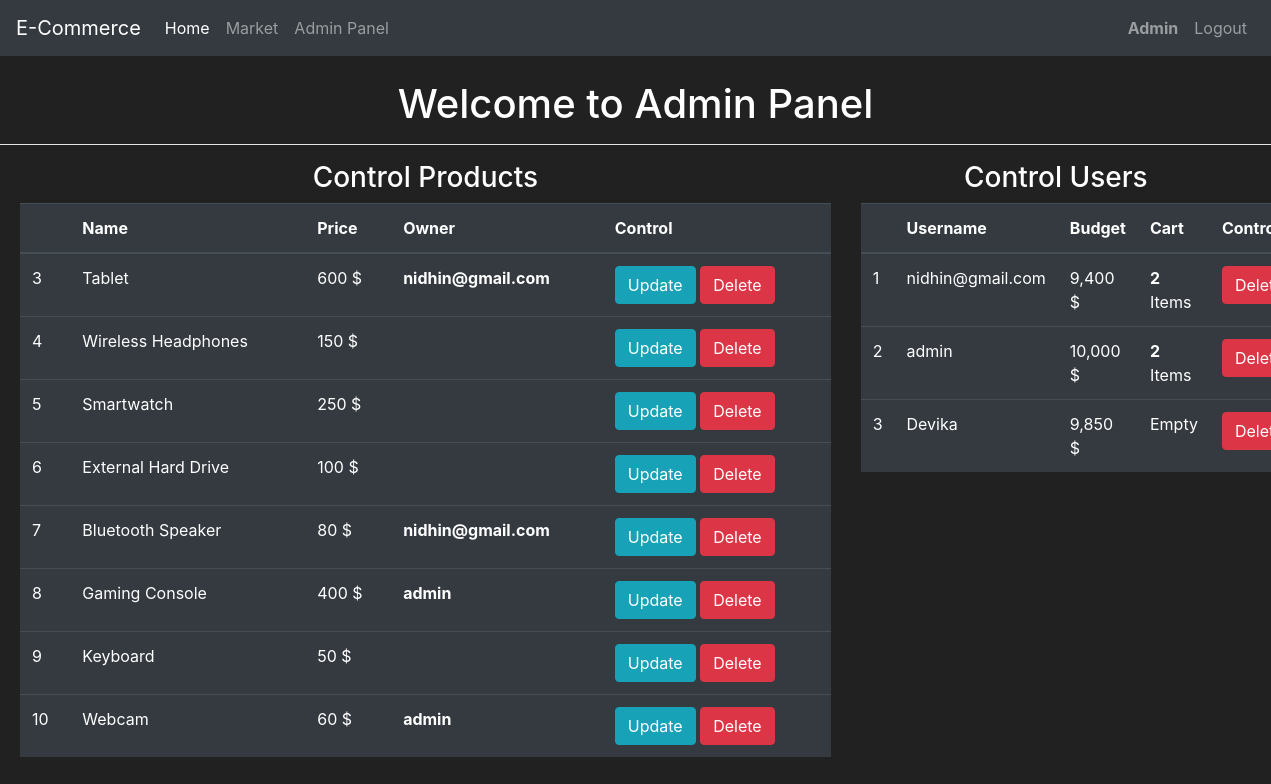
The app's page /admin (signed in) with its own data.
### Market/models.py (models this page shows, shortened)
class User(db.Model, UserMixin):
    id = db.Column(db.Integer, primary_key=True)
    username = db.Column(db.String(length=30), nullable=False, unique=True)
    email_address = db.Column(db.String(length=50), nullable=False, unique=True)
    password_hash = db.Column(db.String(length=60), nullable=False)
    budget = db.Column(db.Integer, nullable=False, default=10000)
    items = db.relationship('Item', backref='owned_user', lazy=True)
    @property
    def prettier_budget(self):
        if len(str(self.budget)) >= 4:
            return f'{str(self.budget)[:-3]},{str(self.budget)[-3:]} $'
        return f'{self.budget} $'
    @property
    def password(self):
        return self.password

class Item(db.Model):
    id = db.Column(db.Integer, primary_key=True)
    name = db.Column(db.String(length=30), nullable=False, unique=True)
    barcode = db.Column(db.String(length=12), nullable=False, unique=True)
    price = db.Column(db.Integer, nullable=False)
    description = db.Column(db.String(length=1024), nullable=False)
    owner = db.Column(db.Integer, db.ForeignKey('user.id'))
    @property
    def prettier_price(self):
        if len(str(self.price)) >= 4:
            return f'{str(self.price)[:-3]},{str(self.price)[-3:]} $'
        else:
            return f'{self.price} $'

### Market/routes.py (the view)
@app.route("/admin")
@login_required
def AdminPage():
    if not current_user.username=='admin':
        flash('Please login as admin to access the admin panel!', category='danger')
        return redirect(url_for('LoginPage'))
    return render_template('ADMIN.html', title='Admin', users=User.query.all(), items=Item.query.all())

### Market/models.py (called while the page is built)
@login_manager.user_loader
def load_user(user_id):
    return User.query.get(int(user_id))

### Market/templates/ADMIN.html
{% extends "base.html" %}
{% block body %}
    <h1 style="text-align: center;">Welcome to Admin Panel</h1><hr style="background-color: #FFF;">
    <div class="row" style="margin-left: 5px; margin-right: 5px;">
        <div class="col-8">
            <h3 style="text-align: center;">Control Products</h3>
            <table class="table table-hover table-dark">
                <thead>
                    <tr>
                        <th scope="col"></th>
                        <th scope="col">Name</th>
                        <th scope="col">Price</th>
                        <th scope="col">Owner</th>
                        <th scope="col">Control</th>
                    </tr>
                </thead>
                <tbody>
                    {% for item in items %}
                    <tr>
                        <td>{{ item.id }}</td>
                        <td>{{ item.name }}</td>
                        <td>{{ item.prettier_price }}</td>
                        <td><strong>{{ item.owned_user.username }}</strong></td>
                        <td>
                            <button class="btn btn-outline btn-info">Update</button>
                            <button class="btn btn-outline btn-danger">Delete</button>
                        </td>
                    </tr>
                    {% endfor %}
                </tbody>
            </table>
        </div>
        <div class="col-4">
            <h3 style="text-align: center;">Control Users</h3>
            <table class="table table-hover table-dark">
                <thead>
                    <tr>
                        <th scope="col"></th>
                        <th scope="col">Username</th>
                        <th scope="col">Budget</th>
                        <th scope="col">Cart</th>
                        <th scope="col">Control</th>
                    </tr>
                </thead>
                <tbody>
                    {% for user in users %}
                    <tr>
                        <td>{{ user.id }}</td>
                        <td>{{ user.username }}</td>
                        <td>{{ user.prettier_budget }}</td>
                        {% if user.items.__len__() != 0 %}
                        <td><strong style="text-align: center;">{{ user.items.__len__() }}</strong> Items</td>
                        {% else %}
                        <td>Empty</td>
                        {% endif %}
                        <td>
                            <button class="btn btn-outline btn-danger">Delete</button>
                        </td>
                    </tr>
                    {% endfor %}
                </tbody>
            </table>
        </div>
    </div>
{% endblock %}

### Market/templates/base.html (shortened to what this page needs)
<!DOCTYPE html>
<html lang="en">
<head>
    <link rel="stylesheet" href="https://cdn.jsdelivr.net/npm/bootstrap@4.5.3/dist/css/bootstrap.min.css">
</head>
<body style="background-color: #212121; color: #fff;">
    <nav class="navbar navbar-expand-md navbar-dark bg-dark" style="font: bold;">
		<a class="navbar-brand" href="{{ url_for('HomePage') }}">E-Commerce</a>
		<div class="collapse navbar-collapse" id="navbarNav">
			<ul class="navbar-nav mr-auto">
				<li class="nav-item active">
					<a class="nav-link" href="{{ url_for('HomePage') }}">Home </a>
				</li>
				<li class="nav-item">
					<a class="nav-link" href="{{ url_for('MarketPage') }}">Market</a>
				</li>
				<li class="nav-item">
					<a class="nav-link" href="{{ url_for('AdminPage') }}">Admin Panel</a>
				</li>
			</ul>
            {% if current_user.is_authenticated %}
            <ul class="navbar-nav">
                <li class="nav-item">
                    <a class="nav-link"><b style="text-transform: capitalize;">{{ current_user.username }}</b></a>
                </li>
                <li class="nav-item">
                    <a class="nav-link" href="{{ url_for('LogoutPage') }}">Logout</a>
                </li>
            </ul>
          {% endif %}
		</div>
	</nav>
    <br>
    {% block body %}{% endblock %}
</body>
</html>

### records on screen
User: username "Admin", id "2", username "admin", prettier_budget "10,000 $", items.__len__ "2"
Item: id "3", name "Tablet", prettier_price "600 $", owned_user.username "nidhin@gmail.com"
Item: id "4", name "Wireless Headphones", prettier_price "150 $"
Item: id "5", name "Smartwatch", prettier_price "250 $"
Item: id "6", name "External Hard Drive", prettier_price "100 $"
Item: id "7", name "Bluetooth Speaker", prettier_price "80 $", owned_user.username "nidhin@gmail.com"
Item: id "8", name "Gaming Console", prettier_price "400 $", owned_user.username "admin"
Item: id "9", name "Keyboard", prettier_price "50 $"
Item: id "10", name "Webcam", prettier_price "60 $", owned_user.username "admin"
User: id "1", username "nidhin@gmail.com", prettier_budget "9,400 $", items.__len__ "2"
User: id "3", username "Devika", prettier_budget "9,850 $", shows "Empty"
